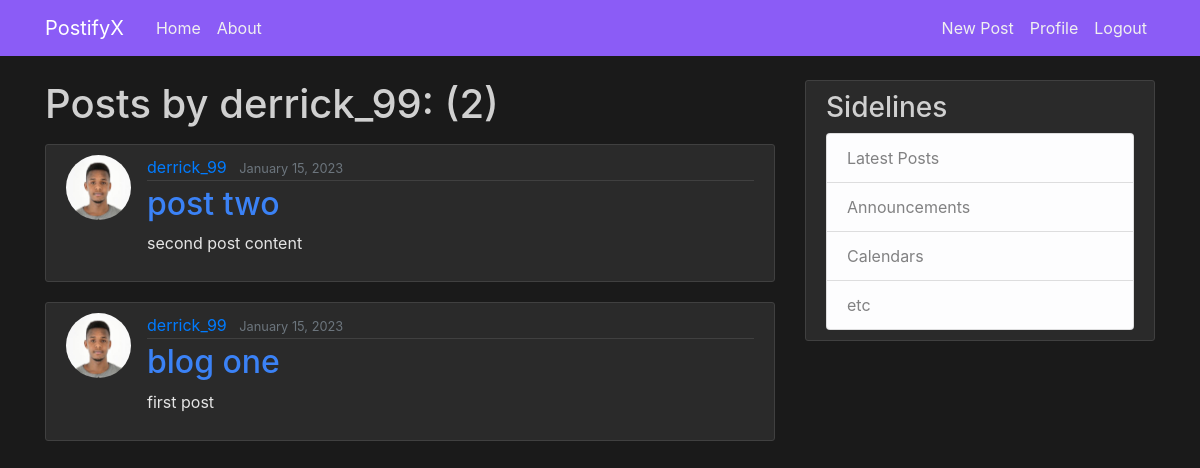
The page /user/derrick_99 (signed in) on the database its author committed.
### blog/models.py (models this page shows, shortened)
class Post(models.Model):
    title= models.CharField(max_length=1000)
    content=models.TextField()
    date_posted=models.DateTimeField(default=timezone.now)
    author=models.ForeignKey(User,on_delete=models.CASCADE)

### users/models.py (models this page shows, shortened)
class Profile(models.Model):
    user=models.OneToOneField(User,on_delete=models.CASCADE)
    image=models.ImageField(default='default.jpg',upload_to='profile_pics')

### blog/views.py (the view)
# urls.py: path('user/<str:username>',UserPostListView.as_view(),name='user-posts'),
class UserPostListView(ListView):
    model=Post
    template_name='blog/user_post.html'
    context_object_name='posts'
    paginate_by=3
    def get_queryset(self):
        user=get_object_or_404(User, username=self.kwargs.get('username'))
        return Post.objects.filter(author=user).order_by('-date_posted')

### blog/templates/blog/user_post.html (shortened to what this page needs)
{% extends "blog/base.html" %}
{% block content %}
<h1 class="mb-3">Posts by {{view.kwargs.username}}: ({{page_obj.paginator.count}})</h1>
    {% for post in posts %}
        <article class="media content-section">
          <img class="rounded-circle article-img" src="{{ post.author.profile.image.url }}">
          <div class="media-body">
            <div class="article-metadata">
              <a class="mr-2" href="{% url 'user-posts' post.author.username %}">{{ post.author }}</a>
              <small class="text-muted">{{ post.date_posted|date:"F d, Y" }}</small>
            </div>
            <h2><a class="article-title" href="{% url 'post-detail' post.id %}">{{ post.title }}</a></h2>
            <p class="article-content">{{ post.content }}</p>
          </div>
        </article>
    {% endfor %}
{% endblock content %}

### blog/static/blog/main.css (style rules this page uses)
body { background-color: #1a1a1a; color: #e5e5e5; margin-top: 5rem; }
h1, h2, h3, h4, h5, h6 { color: #d0d0d0; }
.content-section { background: #2a2a2a; padding: 10px 20px; border: 1px solid #404040; border-radius: 3px; margin-bottom: 20px; }
.article-title { color: #3b82f6; }
.article-content { white-space: pre-line; }
.article-img { height: 65px; width: 65px; margin-right: 16px; }
.article-metadata { padding-bottom: 1px; margin-bottom: 4px; border-bottom: 1px solid #404040 }

### rows shown on the page
Post: author.profile.image (picture), author "derrick_99", date_posted "January 15, 2023", title "post two", content "second post content"
Post: author.profile.image (picture), author "derrick_99", date_posted "January 15, 2023", title "blog one", content "first post"

### other values the page prints
{{ view.kwargs.username }} "derrick_99"
{{ page_obj.paginator.count }} "2"
